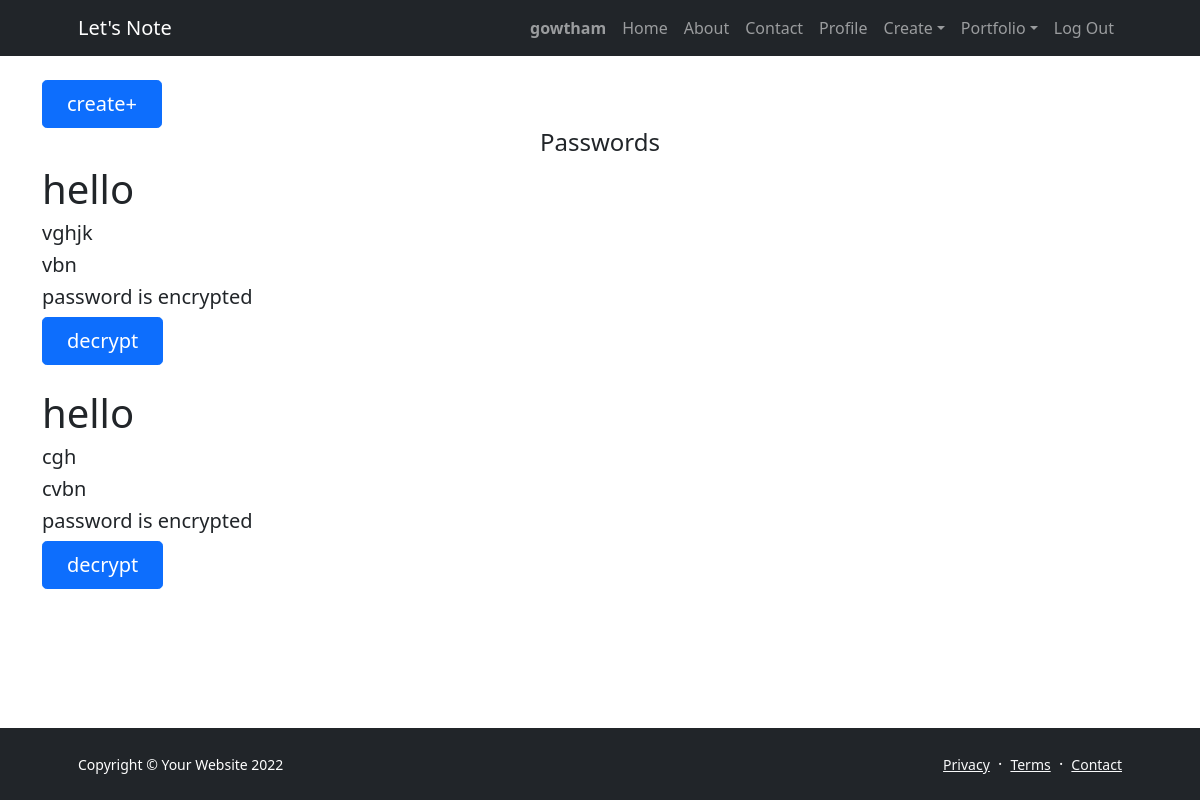
Before: /retrieve (signed in) with the older database file.
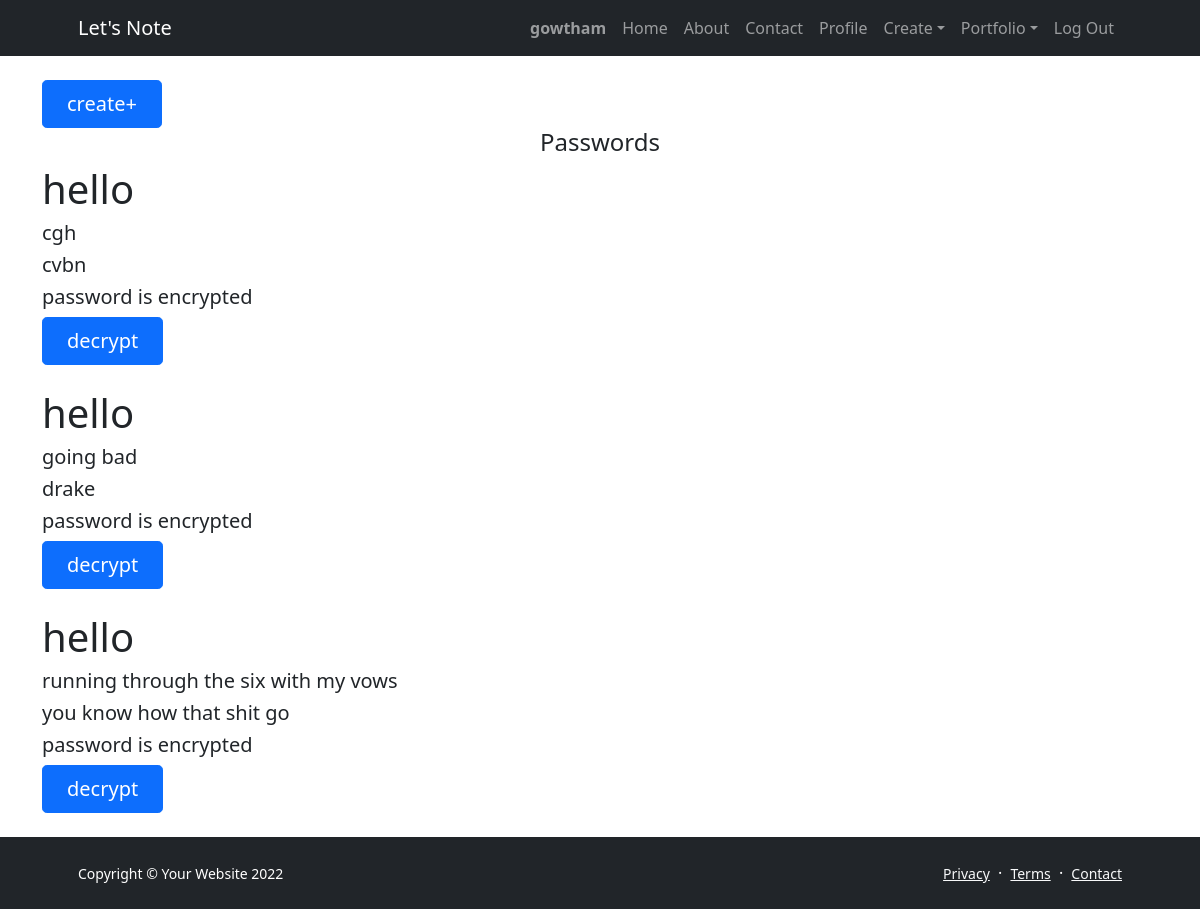
After: the same page with the newer database file.
### mynotes/models.py (models this page shows, shortened)
class User(AbstractUser):
    pass

class Passwords(models.Model):
    Website=models.CharField(max_length=1000)
    Username= models.CharField(max_length=64)
    Password = EncryptedTextField()
    Key= models.CharField(max_length=512)
    Owner= models.ForeignKey(User,on_delete=models.CASCADE,null=True)

### mynotes/views.py (the view)
# urls.py: path("retrieve", views.retrieve, name="retrieve"),
@login_required(login_url='/login')
def retrieve(request):
    current=request.user
    try:
        return render(request, "mynotes/passwords.html",{
            "p":Passwords.objects.filter(Owner=current).all(),
        })
    except Notes.DoesNotExist:
        return HttpResponse("No saved files in your Passwords!!!")

### mynotes/templates/mynotes/passwords.html (shortened to what this page needs)
{% extends "mynotes/layout.html" %}
{% load static %}
{% block body %}
            <a  class="btn btn-primary btn-lg px-4 me-sm-3"  href="{% url 'create_pwd' %}">create+</a>
            <h4 style="text-align:center;">Passwords</h4>
        {% for a in p %}
        <h1>hello</h1>
        <div >
           <h5> {{a.Website}}</h5>
           <h5> {{a.Username}}</h5>
           <h5> password is encrypted</h5>
           <a  class="btn btn-primary btn-lg px-4 me-sm-3"  href="{% url 'decrypter' a.id %}">decrypt</a>
       </div>&nbsp;
       {% endfor %}
{% endblock %}

### mynotes/templates/mynotes/layout.html (shortened to what this page needs)
{% load static %}
<!DOCTYPE html>
<html lang="en">
    <head>
        <link href="https://cdn.jsdelivr.net/npm/bootstrap-icons@1.5.0/font/bootstrap-icons.css" rel="stylesheet" />
        <link href="{% static 'mynotes\assets\styles.css' %}" rel="stylesheet" />
    </head>
    <body class="d-flex flex-column h-100">
        <main class="flex-shrink-0">
            <nav class="navbar navbar-expand-lg navbar-dark bg-dark">
                <div class="container px-5">
                    <a class="navbar-brand" href="{% url 'homepage' %}">Let's Note</a>
                    <div class="collapse navbar-collapse" id="navbarSupportedContent">
                        <ul class="navbar-nav ms-auto mb-2 mb-lg-0">
                            {% if user.is_authenticated %}
                            <li class="nav-item"><a class="nav-link" href="{%url "homepage" %}"><strong>{{ user.username }}</strong></a></li>
                            <li class="nav-item"><a class="nav-link" href="{% url 'homepage' %}">Home</a></li>
                            {% endif %}
                            <li class="nav-item"><a class="nav-link" href="{% url 'about' %}">About</a></li>
                            <li class="nav-item"><a class="nav-link" href="{% url 'contact' %}">Contact</a></li>
                            {% if user.is_authenticated %}
                            <li class="nav-item"><a class="nav-link" href="{%url 'homepage' %}" >Profile</a></li>
                            {% endif%}
                            <li class="nav-item dropdown">
                                <a class="nav-link dropdown-toggle" id="navbarDropdownBlog" href="#" role="button" data-bs-toggle="dropdown" aria-expanded="false">Create</a>
                            </li>
                            <li class="nav-item dropdown">
                                <a class="nav-link dropdown-toggle" id="navbarDropdownPortfolio" href="#" role="button" data-bs-toggle="dropdown" aria-expanded="false">Portfolio</a>
                            </li>
                            {% if user.is_authenticated %}
                             <li><a class="nav-link scrollto" href="{% url 'logout' %}">Log Out</a></li>
                            {% endif %}
                        </ul>
                    </div>
                </div>
            </nav>
            <section class="inner-page pt-4">
                <div class="container">
                  {% block body%}
                  {% endblock %}
                </div>
              </section>
        </main>
        <footer class="bg-dark py-4 mt-auto">
            <div class="container px-5">
                <div class="row align-items-center justify-content-between flex-column flex-sm-row">
                    <div class="col-auto"><div class="small m-0 text-white">Copyright &copy; Your Website 2022</div></div>
                    <div class="col-auto">
                        <a class="link-light small" href="#!">Privacy</a>
                        <span class="text-white mx-1">&middot;</span>
                        <a class="link-light small" href="#!">Terms</a>
                        <span class="text-white mx-1">&middot;</span>
                        <a class="link-light small" href="#!">Contact</a>
                    </div>
                </div>
            </div>
        </footer>
    </body>
</html>

Changed rows visible on the page:
removed Passwords: Website "vghjk", Username "vbn"
added Passwords: Website "going bad", Username "drake"
added Passwords: Website "running through the six with my vows", Username "you know how that shit go"
